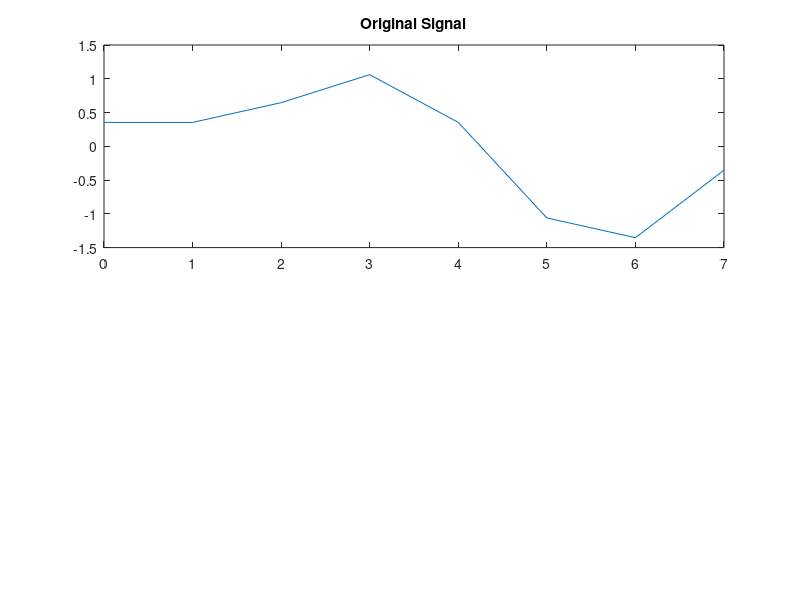
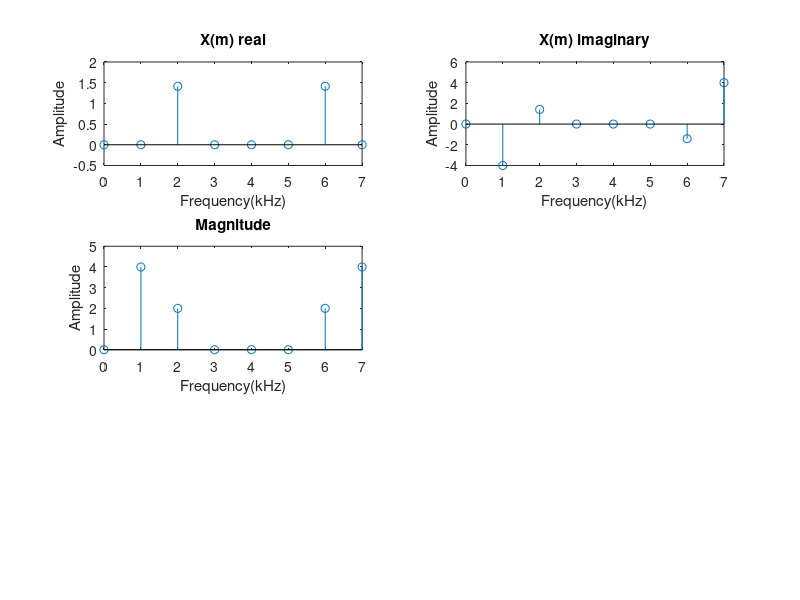

Here is the MATLAB script that generated these plots, in order: (Note: this script raises an error after producing the figures.)
clc;
close all;
clear all;

fs = 8000;
ts = 1/fs;
N = 8;
n = 0 : N - 1;

%Genrating the original signal
x = sin(2*pi*1000*n*ts) + 0.5*sin(2*pi*ts*2000*n + ((3*pi)/4));
figure(1);
subplot(2, 1, 1);
plot(n, x);
title('Original Signal');

%genrating the dft
X = zeros(N, 1);
for m = 1 : N
    for n = 1:N
        X(m) = X(m) + (x(n)* exp((-2j*pi*(m-1)*(n-1))/N));
    end
end


n = 0 : N - 1;
figure(2); %Begining figure(2)


%Real Part of DFT
subplot(3, 2, 1);
stem(n, real(X));
title('X(m) real');
xlabel('Frequency(kHz)');
ylabel('Amplitude');

%Imaginary Part of DFT
subplot(3,2,2);
stem(n, imag(X));
title('X(m) imaginary');
xlabel('Frequency(kHz)');
ylabel('Amplitude');

%Magnitude spectrum of DFT
subplot(3,2,3);
stem(n, abs(X));
title('Magnitude');
xlabel('Frequency(kHz)');
ylabel('Amplitude');

%Phase spectram of DFT
a = round(real(X), 3);
b = round(imag(X), 3);
s = atan(b/a);
subplot(3,2,4);
stem(n, rad2deg(s));
title('Phase');
xlabel('Frequency(kHz)');
ylabel('Degree');

%power spectram of DFT
y = abs(X).^2;
subplot(3, 2, 5);
stem(n, y), title('Power Spectrum');

%inverse DFT
ln = length(X);
x = zeros(1, ln);

for n = 1 : ln
    for m = 1 : ln
        x(n) = x(n) + ((1 / n) * (X(m) * exp(2j * pi * (m-1) * (n-1) / ln)));
    end
end

n = 0 : N - 1;
%Return to figure(1)
figure(1);
subplot(2, 1, 2);
plot(n, real(x));
title('Inverse DFT');
xlabel('Time');
ylabel('Amplitude');

